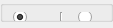
<?xml version="1.0" encoding="UTF-8"?>
<ui version="4.0">
 <class>Ui_ArcOptions</class>
 <widget class="QWidget" name="Ui_ArcOptions">
  <property name="geometry">
   <rect>
    <x>0</x>
    <y>0</y>
    <width>113</width>
    <height>28</height>
   </rect>
  </property>
  <property name="sizePolicy">
   <sizepolicy hsizetype="Fixed" vsizetype="Fixed">
    <horstretch>0</horstretch>
    <verstretch>0</verstretch>
   </sizepolicy>
  </property>
  <property name="minimumSize">
   <size>
    <width>113</width>
    <height>22</height>
   </size>
  </property>
  <property name="windowTitle">
   <string>Arc Options</string>
  </property>
  <widget class="QGroupBox" name="buttonGroup1">
   <property name="enabled">
    <bool>true</bool>
   </property>
   <property name="geometry">
    <rect>
     <x>0</x>
     <y>0</y>
     <width>113</width>
     <height>22</height>
    </rect>
   </property>
   <property name="sizePolicy">
    <sizepolicy hsizetype="Fixed" vsizetype="Fixed">
     <horstretch>0</horstretch>
     <verstretch>0</verstretch>
    </sizepolicy>
   </property>
   <property name="title">
    <string/>
   </property>
   <property name="flat">
    <bool>true</bool>
   </property>
   <property name="lineWidth" stdset="0">
    <number>0</number>
   </property>
   <widget class="QWidget" name="layoutWidget">
    <property name="geometry">
     <rect>
      <x>2</x>
      <y>1</y>
      <width>119</width>
      <height>31</height>
     </rect>
    </property>
    <layout class="QHBoxLayout" name="horizontalLayout" stretch="1,1,1">
     <property name="spacing">
      <number>0</number>
     </property>
     <item>
      <widget class="QRadioButton" name="rbPos">
       <property name="sizePolicy">
        <sizepolicy hsizetype="Expanding" vsizetype="Expanding">
         <horstretch>0</horstretch>
         <verstretch>0</verstretch>
        </sizepolicy>
       </property>
       <property name="toolTip">
        <string>Counterclockwise</string>
       </property>
       <property name="text">
        <string/>
       </property>
       <property name="icon">
        <iconset resource="../../../res/extui/extui.qrc">
         <normaloff>:/extui/dirpos.png</normaloff>:/extui/dirpos.png</iconset>
       </property>
       <property name="checked">
        <bool>true</bool>
       </property>
      </widget>
     </item>
     <item>
      <widget class="Line" name="sep1">
       <property name="sizePolicy">
        <sizepolicy hsizetype="Minimum" vsizetype="Expanding">
         <horstretch>0</horstretch>
         <verstretch>0</verstretch>
        </sizepolicy>
       </property>
       <property name="minimumSize">
        <size>
         <width>3</width>
         <height>0</height>
        </size>
       </property>
       <property name="frameShape">
        <enum>QFrame::VLine</enum>
       </property>
       <property name="frameShadow">
        <enum>QFrame::Sunken</enum>
       </property>
      </widget>
     </item>
     <item>
      <widget class="QRadioButton" name="rbNeg">
       <property name="sizePolicy">
        <sizepolicy hsizetype="Expanding" vsizetype="Expanding">
         <horstretch>0</horstretch>
         <verstretch>0</verstretch>
        </sizepolicy>
       </property>
       <property name="toolTip">
        <string>Clockwise</string>
       </property>
       <property name="text">
        <string/>
       </property>
       <property name="icon">
        <iconset resource="../../../res/extui/extui.qrc">
         <normaloff>:/extui/dirneg.png</normaloff>:/extui/dirneg.png</iconset>
       </property>
       <property name="checkable">
        <bool>true</bool>
       </property>
      </widget>
     </item>
    </layout>
   </widget>
  </widget>
 </widget>
 <layoutdefault spacing="6" margin="11"/>
 <resources>
  <include location="../../../res/extui/extui.qrc"/>
 </resources>
 <connections>
  <connection>
   <sender>rbPos</sender>
   <signal>toggled(bool)</signal>
   <receiver>Ui_ArcOptions</receiver>
   <slot>updateDirection(bool)</slot>
   <hints>
    <hint type="sourcelabel">
     <x>20</x>
     <y>20</y>
    </hint>
    <hint type="destinationlabel">
     <x>20</x>
     <y>20</y>
    </hint>
   </hints>
  </connection>
  <connection>
   <sender>rbNeg</sender>
   <signal>toggled(bool)</signal>
   <receiver>Ui_ArcOptions</receiver>
   <slot>updateDirection(bool)</slot>
   <hints>
    <hint type="sourcelabel">
     <x>20</x>
     <y>20</y>
    </hint>
    <hint type="destinationlabel">
     <x>20</x>
     <y>20</y>
    </hint>
   </hints>
  </connection>
 </connections>
</ui>
